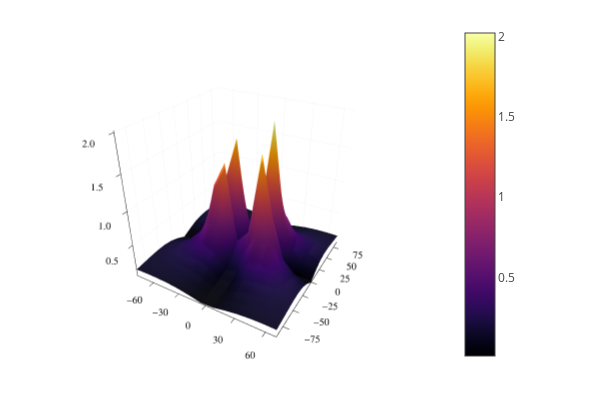

This figure's notebook cell:
### Code cell
plotly()
surface(xA,yA,imagenEy)

### Figure 1 — Plotly figure (JSON) as saved in the notebook; plotly's stock layout.template omitted (floating-point values rounded to 4 significant figures; data arrays with more than 128 entries replaced by an {"elided": "..."} marker saying what was removed)
{"data": [{"cmax": 2.022, "cmin": 0.006174, "colorbar": {"len": 0.9525, "title": {"text": ""}, "x": 0.7578, "y": 0.5139}, "colorscale": {"elided": "256x2 mixed values"}, "name": "y1", "opacity": null, "scene": "scene", "showlegend": false, "showscale": true, "type": "surface", "x": [-80, -67.5, -55, -42.5, -30, -17.5, -5, 7.5, 20, 32.5, 45, 57.5, 70], "xaxis": "x", "y": [-90, -77.3, -64.6, -51.9, -39.2, -26.5, -13.8, -1.1, 11.6, 24.3, 37, 49.7, 62.4, 75.1, 87.8], "yaxis": "y", "z": {"elided": "15x13 float values"}, "zaxis": "z", "zmax": 2.022, "zmin": 0.006174}], "layout": {"annotations": [], "height": 400, "legend": {"bgcolor": "rgba(255, 255, 255, 1.000)", "bordercolor": "rgba(0, 0, 0, 1)", "borderwidth": 1, "font": {"color": "rgba(0, 0, 0, 1)", "family": "sans-serif", "size": 11}, "title": {"font": {"color": "rgba(0, 0, 0, 1)", "family": "sans-serif", "size": 15}, "text": ""}, "tracegroupgap": 0, "traceorder": "normal", "x": 1, "xanchor": "auto", "y": 1, "yanchor": "auto"}, "margin": {"b": 20, "l": 0, "r": 0, "t": 20}, "paper_bgcolor": "rgba(255, 255, 255, 1.000)", "plot_bgcolor": "rgba(255, 255, 255, 1.000)", "scene": {"aspectmode": "auto", "aspectratio": {"x": 1, "y": 1, "z": 1}, "camera": {"eye": {"x": 1.126, "y": -1.95, "z": 1.3}, "projection": "orthographic"}, "domain": {"x": [0.05101, 0.7578], "y": [0.03762, 0.9902]}, "xaxis": {"gridcolor": "rgba(0, 0, 0, 0.1)", "gridwidth": 0.5, "linecolor": "rgba(0, 0, 0, 1)", "mirror": false, "range": [-80, 70], "showgrid": true, "showline": true, "showticklabels": true, "tickangle": 0, "tickcolor": "rgb(0, 0, 0)", "tickfont": {"color": "rgba(0, 0, 0, 1)", "family": "sans-serif", "size": 11}, "tickmode": "array", "ticks": "inside", "ticktext": ["−60", "−30", "0", "30", "60"], "tickvals": [-60, -30, 0, 30, 60], "title": {"font": {"color": "rgba(0, 0, 0, 1)", "family": "sans-serif", "size": 15}, "text": ""}, "type": "linear", "visible": true, "zeroline": false, "zerolinecolor": "rgba(0, 0, 0, 1)"}, "yaxis": {"gridcolor": "rgba(0, 0, 0, 0.1)", "gridwidth": 0.5, "linecolor": "rgba(0, 0, 0, 1)", "mirror": false, "range": [-90, 87.8], "showgrid": true, "showline": true, "showticklabels": true, "tickangle": 0, "tickcolor": "rgb(0, 0, 0)", "tickfont": {"color": "rgba(0, 0, 0, 1)", "family": "sans-serif", "size": 11}, "tickmode": "array", "ticks": "inside", "ticktext": ["−75", "−50", "−25", "0", "25", "50", "75"], "tickvals": [-75, -50, -25, 0, 25, 50, 75], "title": {"font": {"color": "rgba(0, 0, 0, 1)", "family": "sans-serif", "size": 15}, "text": ""}, "type": "linear", "visible": true, "zeroline": false, "zerolinecolor": "rgba(0, 0, 0, 1)"}, "zaxis": {"gridcolor": "rgba(0, 0, 0, 0.1)", "gridwidth": 0.5, "linecolor": "rgba(0, 0, 0, 1)", "mirror": false, "range": [0.006174, 2.022], "showgrid": true, "showline": true, "showticklabels": true, "tickangle": 0, "tickcolor": "rgb(0, 0, 0)", "tickfont": {"color": "rgba(0, 0, 0, 1)", "family": "sans-serif", "size": 11}, "tickmode": "array", "ticks": "inside", "ticktext": ["0.5", "1.0", "1.5", "2.0"], "tickvals": [0.5, 1, 1.5, 2], "title": {"font": {"color": "rgba(0, 0, 0, 1)", "family": "sans-serif", "size": 15}, "text": ""}, "type": "linear", "visible": true, "zeroline": false, "zerolinecolor": "rgba(0, 0, 0, 1)"}}, "showlegend": true, "width": 600}}
